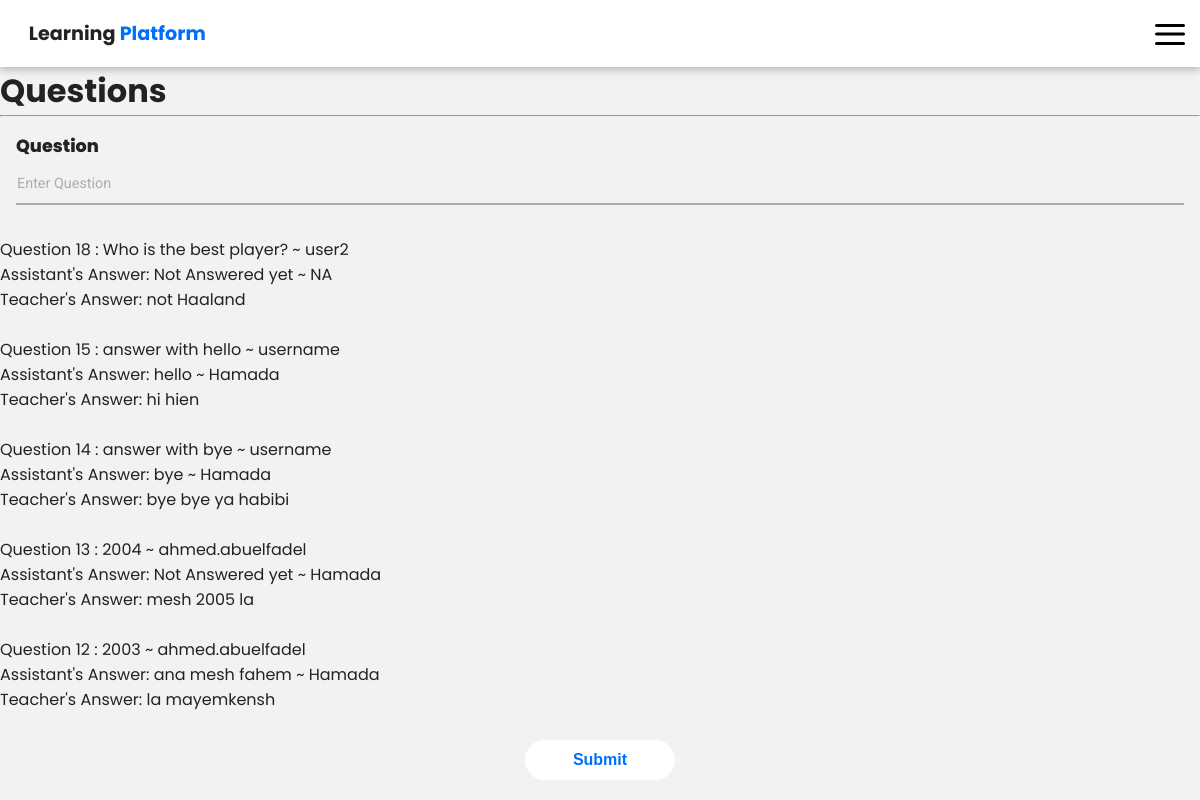
Page /viewquestions.php (signed in) on the committed database.
### tables this page shows
CREATE TABLE `questions` (
  `QuestionID` int(11) NOT NULL,
  `Question` varchar(250) NOT NULL,
  `User` varchar(250) NOT NULL,
  `Answer` varchar(250) NOT NULL DEFAULT 'Not Answered yet',
  `Assistant` varchar(250) NOT NULL DEFAULT 'NA',
  `Answered` bit(1) NOT NULL DEFAULT b'0',
  `TeacherAnswer` varchar(255) NOT NULL DEFAULT 'Not Answered yet',
  `TeacherAnswered` bit(1) NOT NULL DEFAULT b'0'
);

### viewquestions.php (the view, shortened to what this page needs)
<html lang="en">
<head>
    <link rel="stylesheet" href="styles.css">
</head>
<body>
<?php
    $li = false;
    if(isset($_SESSION['loggedin'])){
        $li = $_SESSION['loggedin'];}
    if($li){
        echo "<h1>Questions</h1><hr>";
        include "configusers.php";
        ?>
        <form method="POST" enctype="multipart/form-data">
            <div class="name">Question</div>
                <div class="text-field">
                    <input type="text" required name="question" placeholder="Enter Question">
                </div>
                <input type="submit" name='submit' value="Submit" class="submit qsubmit">
        </form>
<?php
        $viewqssql = "SELECT * FROM questions WHERE (`Answered` = 1 OR `TeacherAnswered` = 1) ORDER BY QuestionID DESC";
        $res = mysqli_query($db, $viewqssql);
        $resultCheck = mysqli_num_rows($res);
        if($resultCheck>0){
            while ($row = mysqli_fetch_assoc($res)){
                echo "Question ".$row['QuestionID']." : ";
                echo $row['Question'];
                echo " ~ ".$row['User'];
                echo "<br>";
                echo "Assistant's Answer: ";
                echo $row['Answer'];
                echo " ~ ".$row['Assistant'];
                echo "<br>";
                echo "Teacher's Answer: ";
                echo $row['TeacherAnswer'];
                echo "<br>";
                echo "<br>";
            }
        } else {
            echo "Empty";
        }
    }else{
            echo "Access denied<br>";
            echo '<a href="signin.php">Go Home</a><br>';;
    }
?>
</body>
</html>

### styles.css (style rules this page uses)
:root { --background-color: #F2F2F2; --dark-grey:#222222; --light-grey: #dddddd; --primary-color: #006ff9; --secondary-color: #005ff3; --primary-color-light: #85bcff; }
* { margin: 0; padding: 0; box-sizing: border-box; }
body { font-family: "Poppins"; min-width: 370px; max-height: 900px; overflow-x: hidden; }
form .text-field { position: relative; border-bottom: 2px solid #adadad; margin-top: 0; margin-bottom: 1em; }
form { padding: 1em; }
.text-field input { color: white; width: 100%; height: 25px; padding: 0 1px; font-size: 16px; border:none; background:none; outline: none; margin: 0; }
::placeholder { font-size: 0.7rem; font-family: "Roboto"; color: #adadad; }
.name { font-size: 0.8em; font-weight: 800; }
.submit { color: var(--primary-color); border: none; font-size: 0.8em; font-weight: bold; border-radius: 25px; padding: 0.7em 3em; background-color: white; cursor: pointer; position: absolute; left:50%; transform: translateX(-50%); bottom:20px; margin-top: 1em; }
@media screen and (min-width: 600px) { .name { font-size: 1.1em; } }
@media screen and (min-width: 600px) { .text-field input { margin-top: 0.2em; height: 40px; } }
@media screen and (min-width: 600px) { ::placeholder { font-size: 0.9em; } }
@media screen and (min-width: 600px) { .submit { font-size: 1em; } }

### nav-style.css (style rules this page uses)
:root { --background-color: #F2F2F2; --dark-grey:#222222; --light-grey: #272727; --primary-color: #006ff9; --secondary-color: #005ff3; }
* { margin: 0; padding: 0; }
body { font-family: "Poppins"; background-color: var(--background-color); color: var(--dark-grey); min-width: 370px; overflow-x: hidden; }
.nav { display: flex; padding: 0; background-color: white; -webkit-box-shadow: rgba(0, 0, 0, 0.24) 0px 3px 8px; box-shadow: rgba(0, 0, 0, 0.24) 0px 3px 8px; align-items: center; }
.nav .logo { margin: 1em 1.5em; font-size: 1.2em; }
.nav .logo span { color:#006ff9; }
* { margin:0; padding:0; box-sizing:border-box; }
.menu { z-index: 999; width:40px; height:40px; border-radius:5px; cursor:pointer; margin: 10px; display: flex; justify-content: center; align-items: center; margin-left:auto; }
.menu div { width:30px; height:30px; position: relative; }
.menu span { width:30px; background:black; height:3px; border-radius:5px; display:block; position: absolute; top: 50%; left: 50%; transform: translate(-50%, -50%); transition: transform 0.5s, width 0.5s; }
.menu #line1 { transform: translate(-50%,-10px); }
.menu #line3 { transform: translate(-50%,8px); }

### rows in the picture
questions: QuestionID "18", Question "Who is the best player?", User "user2", Answer "Not Answered yet", Assistant "NA", TeacherAnswer "not Haaland"
questions: QuestionID "15", Question "answer with hello", User "username", Answer "hello", Assistant "Hamada", TeacherAnswer "hi hien"
questions: QuestionID "14", Question "answer with bye", User "username", Answer "bye", Assistant "Hamada", TeacherAnswer "bye bye ya habibi"
questions: QuestionID "13", Question "2004", User "ahmed.abuelfadel", Answer "Not Answered yet", Assistant "Hamada", TeacherAnswer "mesh 2005 la"
questions: QuestionID "12", Question "2003", User "ahmed.abuelfadel", Answer "ana mesh fahem", Assistant "Hamada", TeacherAnswer "la mayemkensh"
